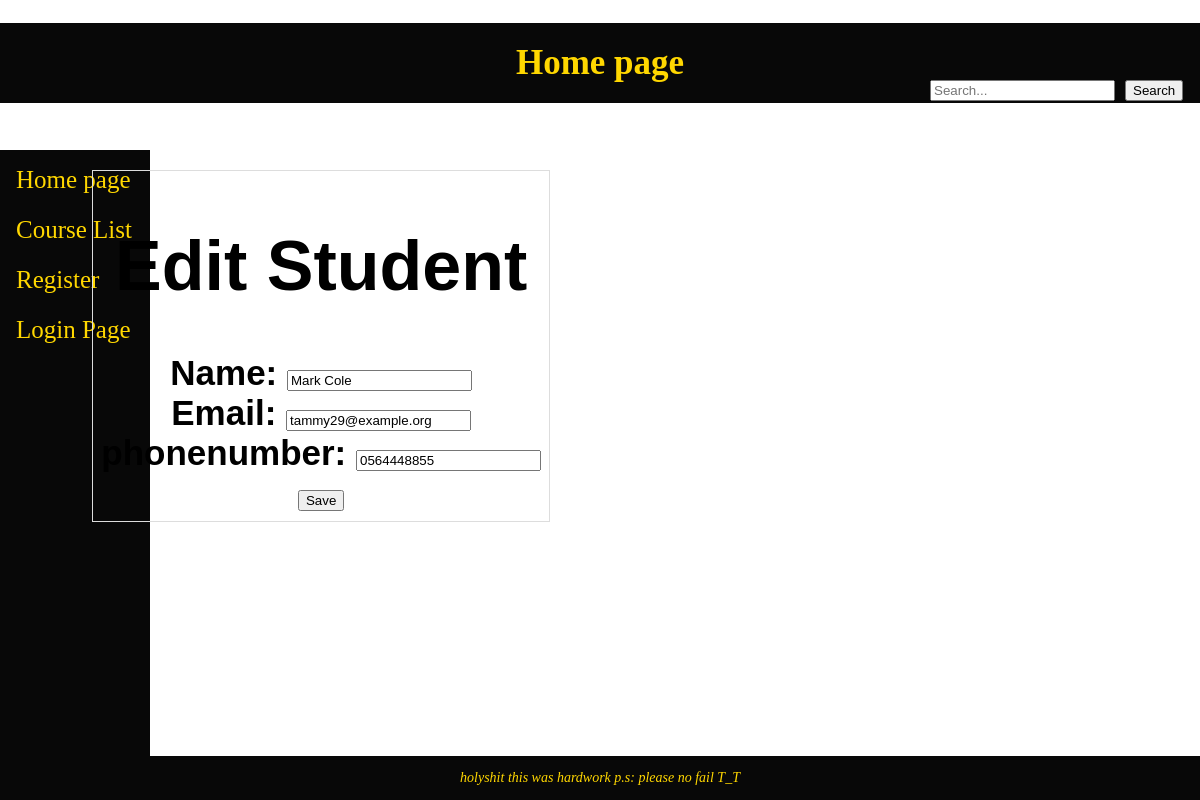
The app's page /students/1/edit_student with its own data.
### tables this page shows
CREATE TABLE "students" (
	"id"	INTEGER,
	"name"	TEXT NOT NULL,
	"email"	TEXT NOT NULL UNIQUE,
	"phone_num"	TEXT,
	PRIMARY KEY("id")
);

### app.py (the view)
@app.route("/students/<student_id>/edit_student", methods=['GET', 'POST'])
def edit_student(student_id):
    student = None
    rows = execute_query(f"SELECT * FROM students WHERE id='{student_id}'")
    for row in rows:
        student = Student(row[0], row[1], row[2], row[3])
    if request.method == "POST":
        name = request.form.get("student_name")
        email = request.form.get("student_email")
        phone = request.form.get("student_phone")
        execute_query(f"UPDATE students SET name='{name}', email='{email}', phone_num='{phone}'")
    return render_template("edit_student.html", student=student)

### setup_db.py (called while the page is built)
def execute_query(sql):
    with sqlite3.connect("students.db") as conn:
        cur=conn.cursor()
        cur.execute(sql)
        return cur.fetchall()

### templates/edit_student.html
{% include '/main.html' %}
{% block content %}
<body>
    <div class="edit-profile">
        <h1>Edit Student</h1>
        <form action="/students/{{ student_id }}/edit_student" method="POST">
            <label for="name">Name:</label>
            <input type="text" name="student_name" value="{{ student.name }}"><br>
            <label for="email">Email:</label>
            <input type="email" name="student_email" value="{{ student.email }}"><br>
            <label for="phone">phonenumber:</label>
            <input type="text" name="student_phone" value="{{ student.phone }}"><br>
            <input type="submit" value="Save">
        </form>
    </div>
</body>
{% endblock %}

### static/main.css (style rules this page uses)
body, html { margin: 0; padding: 0; height: 100%; display: grid; }
.new_user, .login, .add, .profile, .edit-profile { margin: auto; border: 1px solid #ddd; padding: 8px; text-align: center; font-family: Arial, sans-serif; font-weight: bold; position: fixed; }
.edit-profile { width: block; position: fixed; font-size: 35px; top: 170px; right: 650px; }

### records on screen
students: student_name "Mark Cole", student_email "tammy29@example.org", student_phone "0564448855"
